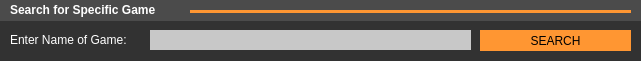
    <widget class="QGroupBox" name="searchGroup">
     <property name="geometry">
      <rect>
       <x>510</x>
       <y>10</y>
       <width>641</width>
       <height>61</height>
      </rect>
     </property>
     <property name="styleSheet">
      <string notr="true">font: 10pt &quot;Lucida Sans&quot;;
background-color: rgb(50, 50, 50);
border: 0px </string>
     </property>
     <property name="title">
      <string>Businesses</string>
     </property>
     <widget class="QGraphicsView" name="graphicsView_8">
      <property name="geometry">
       <rect>
        <x>-10</x>
        <y>-10</y>
        <width>691</width>
        <height>31</height>
       </rect>
      </property>
      <property name="palette">
       <palette>
        <active>
         <colorrole role="Button">
          <brush brushstyle="SolidPattern">
           <color alpha="255">
            <red>75</red>
            <green>75</green>
            <blue>75</blue>
           </color>
          </brush>
         </colorrole>
         <colorrole role="Base">
          <brush brushstyle="SolidPattern">
           <color alpha="255">
            <red>75</red>
            <green>75</green>
            <blue>75</blue>
           </color>
          </brush>
         </colorrole>
         <colorrole role="Window">
          <brush brushstyle="SolidPattern">
           <color alpha="255">
            <red>75</red>
            <green>75</green>
            <blue>75</blue>
           </color>
          </brush>
         </colorrole>
        </active>
        <inactive>
         <colorrole role="Button">
          <brush brushstyle="SolidPattern">
           <color alpha="255">
            <red>75</red>
            <green>75</green>
            <blue>75</blue>
           </color>
          </brush>
         </colorrole>
         <colorrole role="Base">
          <brush brushstyle="SolidPattern">
           <color alpha="255">
            <red>75</red>
            <green>75</green>
            <blue>75</blue>
           </color>
          </brush>
         </colorrole>
         <colorrole role="Window">
          <brush brushstyle="SolidPattern">
           <color alpha="255">
            <red>75</red>
            <green>75</green>
            <blue>75</blue>
           </color>
          </brush>
         </colorrole>
        </inactive>
        <disabled>
         <colorrole role="Button">
          <brush brushstyle="SolidPattern">
           <color alpha="255">
            <red>75</red>
            <green>75</green>
            <blue>75</blue>
           </color>
          </brush>
         </colorrole>
         <colorrole role="Base">
          <brush brushstyle="SolidPattern">
           <color alpha="255">
            <red>75</red>
            <green>75</green>
            <blue>75</blue>
           </color>
          </brush>
         </colorrole>
         <colorrole role="Window">
          <brush brushstyle="SolidPattern">
           <color alpha="255">
            <red>75</red>
            <green>75</green>
            <blue>75</blue>
           </color>
          </brush>
         </colorrole>
        </disabled>
       </palette>
      </property>
      <property name="styleSheet">
       <string notr="true">background-color: rgb(75, 75, 75);</string>
      </property>
      <property name="interactive">
       <bool>false</bool>
      </property>
     </widget>
     <widget class="QLabel" name="label_11">
      <property name="geometry">
       <rect>
        <x>10</x>
        <y>0</y>
        <width>201</width>
        <height>21</height>
       </rect>
      </property>
      <property name="styleSheet">
       <string notr="true">font: 63 10pt &quot;Lucida Sans&quot;;
background-color: rgb(0, 0, 0, 0);</string>
      </property>
      <property name="text">
       <string>&lt;html&gt;&lt;head/&gt;&lt;body&gt;&lt;p&gt;&lt;span style=&quot; font-weight:600; color:#ffffff;&quot;&gt;Search for Specific Game&lt;/span&gt;&lt;/p&gt;&lt;/body&gt;&lt;/html&gt;</string>
      </property>
     </widget>
     <widget class="QLineEdit" name="searchBar">
      <property name="geometry">
       <rect>
        <x>150</x>
        <y>30</y>
        <width>321</width>
        <height>20</height>
       </rect>
      </property>
      <property name="styleSheet">
       <string notr="true">background-color: rgb(200, 200, 200);
font: 10pt &quot;Lucida Sans&quot;;</string>
      </property>
      <property name="placeholderText">
       <string/>
      </property>
     </widget>
     <widget class="QLabel" name="label_8">
      <property name="geometry">
       <rect>
        <x>10</x>
        <y>30</y>
        <width>141</width>
        <height>20</height>
       </rect>
      </property>
      <property name="styleSheet">
       <string notr="true">font: 12pt &quot;MS Shell Dlg 2&quot;;
font: 10pt &quot;Lucida Sans&quot;;
background-color:rgba(0, 0, 0, 0)</string>
      </property>
      <property name="text">
       <string>&lt;html&gt;&lt;head/&gt;&lt;body&gt;&lt;p&gt;&lt;span style=&quot; color:#ffffff;&quot;&gt;Enter Name of Game:&lt;/span&gt;&lt;/p&gt;&lt;/body&gt;&lt;/html&gt;</string>
      </property>
     </widget>
     <widget class="QPushButton" name="searchButton">
      <property name="geometry">
       <rect>
        <x>480</x>
        <y>30</y>
        <width>151</width>
        <height>21</height>
       </rect>
      </property>
      <property name="palette">
       <palette>
        <active>
         <colorrole role="Button">
          <brush brushstyle="SolidPattern">
           <color alpha="255">
            <red>255</red>
            <green>150</green>
            <blue>50</blue>
           </color>
          </brush>
         </colorrole>
         <colorrole role="Base">
          <brush brushstyle="SolidPattern">
           <color alpha="255">
            <red>255</red>
            <green>150</green>
            <blue>50</blue>
           </color>
          </brush>
         </colorrole>
         <colorrole role="Window">
          <brush brushstyle="SolidPattern">
           <color alpha="255">
            <red>255</red>
            <green>150</green>
            <blue>50</blue>
           </color>
          </brush>
         </colorrole>
        </active>
        <inactive>
         <colorrole role="Button">
          <brush brushstyle="SolidPattern">
           <color alpha="255">
            <red>255</red>
            <green>150</green>
            <blue>50</blue>
           </color>
          </brush>
         </colorrole>
         <colorrole role="Base">
          <brush brushstyle="SolidPattern">
           <color alpha="255">
            <red>255</red>
            <green>150</green>
            <blue>50</blue>
           </color>
          </brush>
         </colorrole>
         <colorrole role="Window">
          <brush brushstyle="SolidPattern">
           <color alpha="255">
            <red>255</red>
            <green>150</green>
            <blue>50</blue>
           </color>
          </brush>
         </colorrole>
        </inactive>
        <disabled>
         <colorrole role="Button">
          <brush brushstyle="SolidPattern">
           <color alpha="255">
            <red>255</red>
            <green>150</green>
            <blue>50</blue>
           </color>
          </brush>
         </colorrole>
         <colorrole role="Base">
          <brush brushstyle="SolidPattern">
           <color alpha="255">
            <red>255</red>
            <green>150</green>
            <blue>50</blue>
           </color>
          </brush>
         </colorrole>
         <colorrole role="Window">
          <brush brushstyle="SolidPattern">
           <color alpha="255">
            <red>255</red>
            <green>150</green>
            <blue>50</blue>
           </color>
          </brush>
         </colorrole>
        </disabled>
       </palette>
      </property>
      <property name="styleSheet">
       <string notr="true">background-color: rgb(255, 150, 50);
font: 63 8pt &quot;Lucida Sans&quot;;</string>
      </property>
      <property name="text">
       <string>SEARCH</string>
      </property>
      <property name="checkable">
       <bool>false</bool>
      </property>
      <property name="default">
       <bool>false</bool>
      </property>
      <property name="flat">
       <bool>false</bool>
      </property>
     </widget>
     <widget class="Line" name="line_6">
      <property name="geometry">
       <rect>
        <x>190</x>
        <y>10</y>
        <width>441</width>
        <height>3</height>
       </rect>
      </property>
      <property name="minimumSize">
       <size>
        <width>0</width>
        <height>3</height>
       </size>
      </property>
      <property name="maximumSize">
       <size>
        <width>16777215</width>
        <height>3</height>
       </size>
      </property>
      <property name="styleSheet">
       <string notr="true">background-color: rgb(255, 150, 50)</string>
      </property>
      <property name="orientation">
       <enum>Qt::Horizontal</enum>
      </property>
     </widget>
    </widget>
